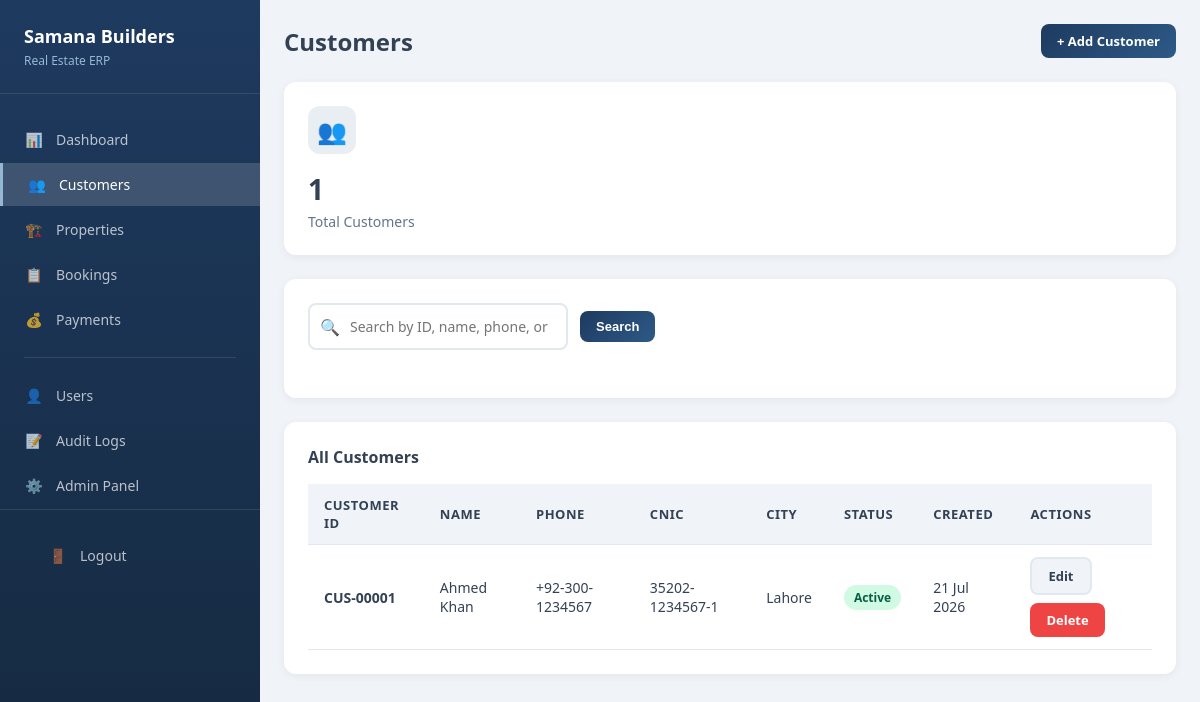
The page /customers/ (signed in) on the database its author committed.
### customers/models.py (models this page shows, shortened)
class Customer(models.Model):
    customer_id = models.CharField(max_length=20, unique=True, editable=False)
    user = models.OneToOneField(User, on_delete=models.SET_NULL, null=True, blank=True)
    first_name = models.CharField(max_length=100)
    last_name = models.CharField(max_length=100)
    email = models.EmailField(unique=True, blank=True, null=True)
    phone = models.CharField(max_length=20)
    alternate_phone = models.CharField(max_length=20, blank=True)
    cnic = models.CharField(max_length=15, unique=True)
    address = models.TextField(blank=True)
    city = models.CharField(max_length=100, blank=True)
    notes = models.TextField(blank=True)
    is_active = models.BooleanField(default=True)
    created_at = models.DateTimeField(auto_now_add=True)
    updated_at = models.DateTimeField(auto_now=True)
    created_by = models.ForeignKey(User, on_delete=models.SET_NULL, null=True, related_name='customers_created')
    @property
    def full_name(self):
        return f"{self.first_name} {self.last_name}"
    class Meta:
        ordering = ['-created_at']

### core/views.py (the view, shortened to what this page needs)
# urls.py: path('customers/', core_views.customers_view, name='customers'),
@login_required
def customers_view(request):
    search = request.GET.get('search', '')
    customers = Customer.objects.all()
    context = {
        'customers': customers,
        'search': search,
        'total_count': Customer.objects.count(),
    }
    return render(request, 'customers.html', context)

### templates/customers.html (shortened to what this page needs)
{% extends 'base.html' %}
{% block content %}
<div class="app-layout">
    <aside class="sidebar">
        <div class="sidebar-brand">
            <h2>Samana Builders</h2>
            <p>Real Estate ERP</p>
        </div>
        <ul class="nav-menu">
            <li class="nav-item">
                <a href="{% url 'dashboard' %}" class="nav-link">
                    <span class="nav-icon">📊</span>
                    Dashboard
                </a>
            </li>
            <li class="nav-item">
                <a href="{% url 'customers' %}" class="nav-link active">
                    <span class="nav-icon">👥</span>
                    Customers
                </a>
            </li>
            <li class="nav-item">
                <a href="{% url 'properties' %}" class="nav-link">
                    <span class="nav-icon">🏗️</span>
                    Properties
                </a>
            </li>
            <li class="nav-item">
                <a href="{% url 'bookings' %}" class="nav-link">
                    <span class="nav-icon">📋</span>
                    Bookings
                </a>
            </li>
            <li class="nav-item">
                <a href="{% url 'payments' %}" class="nav-link">
                    <span class="nav-icon">💰</span>
                    Payments
                </a>
            </li>
            <div class="nav-divider"></div>
            <li class="nav-item">
                <a href="{% url 'users' %}" class="nav-link">
                    <span class="nav-icon">👤</span>
                    Users
                </a>
            </li>
            <li class="nav-item">
                <a href="{% url 'audit_logs' %}" class="nav-link">
                    <span class="nav-icon">📝</span>
                    Audit Logs
                </a>
            </li>
            <li class="nav-item">
                <a href="/admin/" class="nav-link">
                    <span class="nav-icon">⚙️</span>
                    Admin Panel
                </a>
            </li>
        </ul>
        <div style="margin-top: auto; padding: 24px; border-top: 1px solid rgba(255,255,255,0.1);">
            <a href="{% url 'logout' %}" class="nav-link">
                <span class="nav-icon">🚪</span>
                Logout
            </a>
        </div>
    </aside>
    <main class="main-content">
        <div class="page-header">
            <h1>Customers</h1>
            <div class="user-info">
                <a href="{% url 'customer_create' %}" class="btn btn-primary btn-sm">+ Add Customer</a>
            </div>
        </div>
        <div class="stats-grid">
            <div class="stat-card">
                <div class="stat-icon blue">👥</div>
                <div class="stat-value">{{ total_count }}</div>
                <div class="stat-label">Total Customers</div>
            </div>
        </div>
        <div class="card">
            <form method="get" class="filters">
                <div class="search-box">
                    <input type="text" name="search" value="{{ search }}" class="form-control" placeholder="Search by ID, name, phone, or CNIC...">
                </div>
                <button type="submit" class="btn btn-primary btn-sm">Search</button>
            </form>
        </div>
        <div class="card">
            <div class="card-header">
                <h3>All Customers</h3>
            </div>
            <div class="table-container">
                {% if customers %}
                <table>
                    <thead>
                        <tr>
                            <th>Customer ID</th>
                            <th>Name</th>
                            <th>Phone</th>
                            <th>CNIC</th>
                            <th>City</th>
                            <th>Status</th>
                            <th>Created</th>
                            <th>Actions</th>
                        </tr>
                    </thead>
                    <tbody>
                        {% for customer in customers %}
                        <tr>
                            <td><strong>{{ customer.customer_id }}</strong></td>
                            <td>{{ customer.full_name }}</td>
                            <td>{{ customer.phone }}</td>
                            <td>{{ customer.cnic }}</td>
                            <td>{{ customer.city|default:"-" }}</td>
                            <td>
                                <span class="badge badge-{% if customer.is_active %}success{% else %}danger{% endif %}">
                                    {% if customer.is_active %}Active{% else %}Inactive{% endif %}
                                </span>
                            </td>
                            <td>{{ customer.created_at|date:"d M Y" }}</td>
                            <td>
                                <div class="btn-group">
                                    <a href="{% url 'customer_edit' customer.pk %}" class="btn btn-secondary btn-sm">Edit</a>
                                    <a href="{% url 'customer_delete' customer.pk %}" class="btn btn-danger btn-sm">Delete</a>
                                </div>
                            </td>
                        </tr>
                        {% endfor %}
                    </tbody>
                </table>
                {% else %}
                <div class="empty-state">
                    <p>No customers found</p>
                </div>
                {% endif %}
            </div>
        </div>
    </main>
</div>
{% endblock %}

### templates/base.html (style rules this page uses)
* { margin: 0; padding: 0; box-sizing: border-box; }
body { font-family: 'Segoe UI', Tahoma, Geneva, Verdana, sans-serif; background: #f0f4f8; min-height: 100vh; }
:root { --primary-dark: #1e3a5f; --primary: #2d5a87; --primary-light: #94b8d4; --accent-green: #10b981; --accent-amber: #f59e0b; --accent-red: #ef4444; --bg-light: #f0f4f8; --text-dark: #334155; --border: #e2e8f0; }
.form-control { width: 100%; padding: 12px 14px; border: 2px solid var(--border); border-radius: 8px; font-size: 14px; transition: all 0.3s; font-family: inherit; }
.btn { display: inline-flex; align-items: center; justify-content: center; padding: 12px 24px; border: none; border-radius: 8px; font-size: 14px; font-weight: 600; cursor: pointer; transition: all 0.3s; text-decoration: none; gap: 8px; }
.btn-primary { background: linear-gradient(135deg, var(--primary-dark) 0%, var(--primary) 100%); color: white; }
.btn-danger { background: var(--accent-red); color: white; }
.btn-secondary { background: var(--bg-light); color: var(--text-dark); border: 2px solid var(--border); }
.btn-sm { padding: 8px 16px; font-size: 13px; }
.btn-group { display: flex; gap: 8px; flex-wrap: wrap; }
.app-layout { display: flex; min-height: 100vh; }
.sidebar { width: 260px; background: linear-gradient(180deg, var(--primary-dark) 0%, #15293f 100%); color: white; padding: 24px 0; position: fixed; height: 100vh; overflow-y: auto; }
.sidebar-brand { padding: 0 24px 24px; border-bottom: 1px solid rgba(255,255,255,0.1); margin-bottom: 24px; }
.sidebar-brand h2 { font-size: 18px; margin-bottom: 4px; }
.sidebar-brand p { font-size: 12px; color: var(--primary-light); }
.nav-menu { list-style: none; }
.nav-item { margin-bottom: 2px; }
.nav-link { display: flex; align-items: center; padding: 12px 24px; color: rgba(255,255,255,0.7); text-decoration: none; transition: all 0.3s; font-size: 14px; }
.nav-link.active { background: rgba(255,255,255,0.15); color: white; border-left: 3px solid var(--primary-light); }
.nav-icon { width: 20px; margin-right: 12px; text-align: center; }
.nav-divider { height: 1px; background: rgba(255,255,255,0.1); margin: 16px 24px; }
.main-content { flex: 1; margin-left: 260px; padding: 24px; }
.page-header { display: flex; justify-content: space-between; align-items: center; margin-bottom: 24px; }
.page-header h1 { font-size: 24px; color: var(--text-dark); }
.user-info { display: flex; align-items: center; gap: 12px; }
.card { background: white; border-radius: 12px; box-shadow: 0 2px 8px rgba(0,0,0,0.06); padding: 24px; margin-bottom: 24px; }
.card-header { display: flex; justify-content: space-between; align-items: center; margin-bottom: 16px; }
.card-header h3 { font-size: 16px; color: var(--text-dark); }
.stats-grid { display: grid; grid-template-columns: repeat(auto-fit, minmax(200px, 1fr)); gap: 24px; margin-bottom: 24px; }
.stat-card { background: white; border-radius: 12px; padding: 24px; box-shadow: 0 2px 8px rgba(0,0,0,0.06); }
.stat-card .stat-icon { width: 48px; height: 48px; border-radius: 12px; display: flex; align-items: center; justify-content: center; font-size: 24px; margin-bottom: 16px; }
.stat-card .stat-value { font-size: 28px; font-weight: 700; color: var(--text-dark); margin-bottom: 4px; }
.stat-card .stat-label { font-size: 14px; color: #64748b; }
.stat-icon.blue { background: rgba(45,90,135,0.1); color: var(--primary); }
.table-container { overflow-x: auto; }
table { width: 100%; border-collapse: collapse; }
th, td { padding: 12px 16px; text-align: left; border-bottom: 1px solid var(--border); }
th { background: var(--bg-light); font-weight: 600; color: var(--text-dark); font-size: 13px; text-transform: uppercase; letter-spacing: 0.5px; }
td { font-size: 14px; color: var(--text-dark); }
.badge { padding: 4px 10px; border-radius: 20px; font-size: 12px; font-weight: 600; display: inline-block; }
.badge-success { background: #d1fae5; color: #065f46; }
.filters { display: flex; gap: 12px; margin-bottom: 24px; flex-wrap: wrap; align-items: center; }
.filters .form-control { width: auto; min-width: 200px; }
.search-box { position: relative; }
.search-box input { padding-left: 40px; }
.search-box::before { content: "🔍"; position: absolute; left: 12px; top: 50%; transform: translateY(-50%); }

### rows shown on the page
Customer: customer_id "CUS-00001", full_name "Ahmed Khan", phone "+92-300-1234567", cnic "35202-1234567-1", city "Lahore", is_active "Active", created_at "21 Jul 2026"

### other values the page prints
{{ total_count }} "1"
